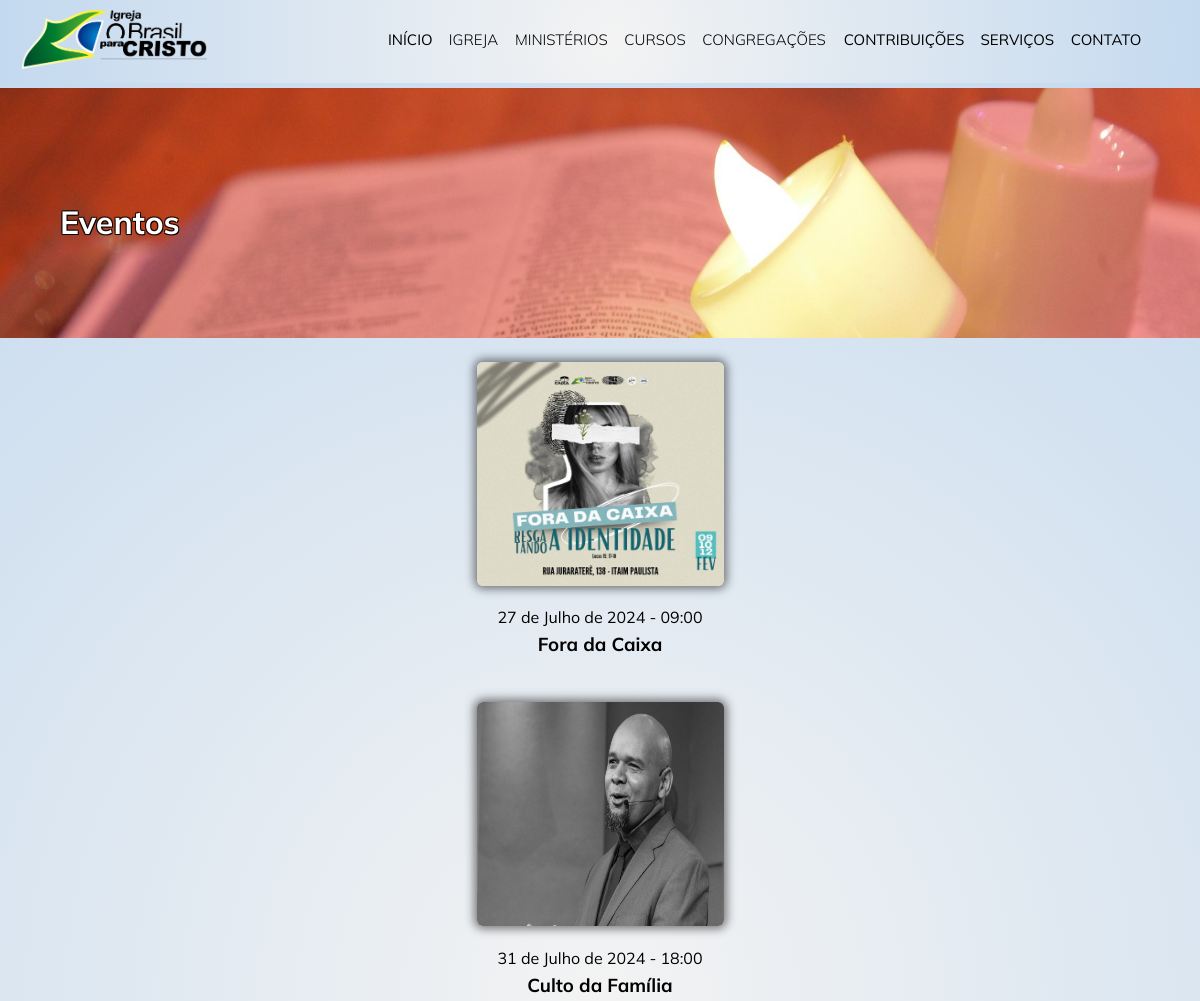
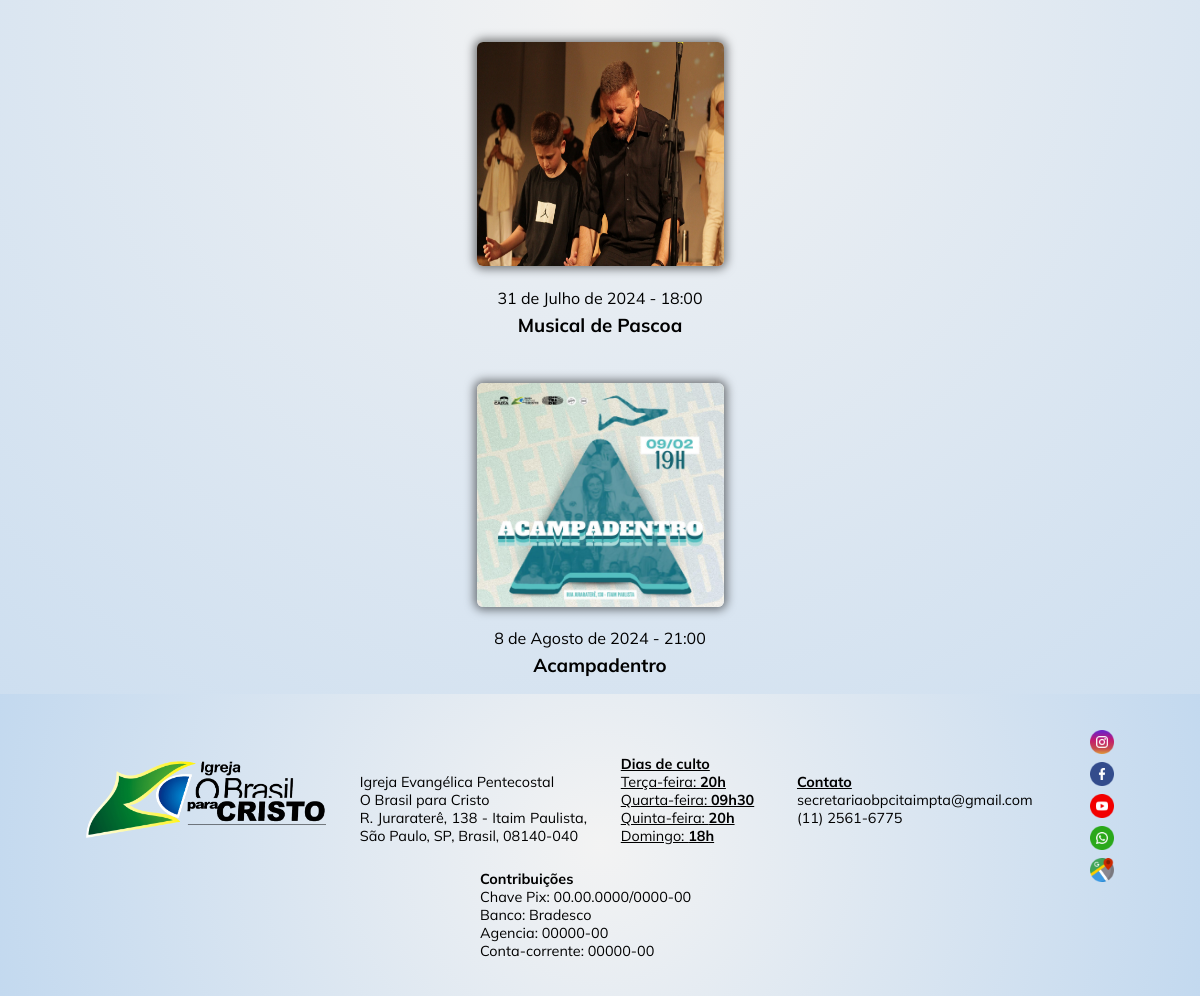
The page /eventos/ on the database its author committed (2 pictures, top to bottom).
### apps/site_obpc/models.py (models this page shows, shortened)
class Eventos(models.Model):
    nome_evento = models.CharField(max_length=100,null=False,blank=False)
    data_evento = models.DateField(null=True)
    hora_evento = models.TimeField(null=True)
    Endereco_evento = models.CharField(max_length=200,null=True,blank=True)
    descricao_evento = models.CharField(max_length=2000,null=True,blank=True)
    banner_evento = models.ImageField(upload_to='eventos/banners',help_text="Dimensão: 800 x 480 px")
    foto_card_evento = models.ImageField(upload_to='eventos/card_evento',help_text="Dimensão: 248 x 224 px")
    ministerio = models.ForeignKey(Ministerios, on_delete=models.SET_NULL, null=True, blank=True)

### apps/site_obpc/views.py (the view)
# urls.py: path('eventos/',EventosLista,name='eventos'),
def EventosLista(request):
    evento = Eventos.objects.filter(data_evento__gte=timezone.now()).order_by('data_evento')
    banner = Eventos.objects.order_by('-data_evento')[0]
    paginator = Paginator(evento,10)
    page = request.GET.get('page')
    try:
        eventos_pagina = paginator.page(page)
    except PageNotAnInteger:
        eventos_pagina = paginator.page(1)
    except EmptyPage:
        eventos_pagina = paginator.page(paginator.num_pages)
    return render(request,'site/eventos.html',{"banner":banner,"eventos_pagina":eventos_pagina})

### apps/site_obpc/context_processors.py (called while the page is built)
def MinisteriosContext(request):
    return{"ministerios":Ministerios.objects.all()}

def CongregacoesContext(request):
    return{"congregacoes":Congregacoes.objects.all()}

def CursosContext(request):
    return{"cursos_menu":Cursos.objects.order_by('nome_curso_abreviado')}

### templates/site/eventos.html (shortened to what this page needs)
{% extends 'shared/base.html' %}
{% load static %}
{% block content %}
<div class="cabecalho_qsomos">
    <img src="{% static 'assets/banner_eventos.jpg' %}" alt="banner">
    <h1>Eventos</h1>
</div>
<div class="div_cards_eventos_eventos">
    {% for card in eventos_pagina  %}
    <div class="card_evento_eventos">
        <a href="{% url 'evento_detalhe' card.id %}">
            <img src="{{card.foto_card_evento.url}}" class="foto_agenda_eventos" alt="fora-da-caixa">
        </a>
        <div class="card_alinhamento">
            <p class="data_evento">{{card.data_evento}} - {{card.hora_evento}}</p>
            <a href="{% url 'evento_detalhe' card.id %}">
                <H3>{{card.nome_evento}}</H3>
            </a>
        </div>
    </div>
    {% endfor %}
</div>
{% endblock %}

### setup/static/styles/styles.css (style rules this page uses)
* { margin: 0; padding: 0; }
:root { --cabecalho_back_collor: #ffffff; --body_collor: #ffffff; --font: 'Mulish', sans-serif; --cor_hover: #4942E4; --font_collor: #000000; --footer_collor: #637A9F; --titulos: 'Mulish', sans-serif; }
body { background: radial-gradient(circle,#f3f3f3,#c3d9ef); color: var(--body_collor); width: 100%; margin: 0%; }
.card_alinhamento { text-align: center; margin: 5%; row-gap: 10%; font-family: var(--font); font-weight: 400; color: #2f2f2f; }
.div_cards_eventos_eventos { padding-inline: 25rem; display: flex; gap: 30px; height: 100%; flex-wrap: wrap; justify-content: center; }
.card_evento_eventos { width: 247px; height: 100%; justify-content: center; display: block; padding-block-end: 1%; }
.card_evento_eventos a { text-decoration: none; color: var(--font_collor); }
.card_evento_eventos h3 { text-align: center; }
.foto_agenda_eventos { width: 100%; height: 14rem; border-radius: 6px; box-shadow: 0 0 10px 3px #00000080; }
.data_evento { font-family: var(--font); padding-block: 5px; text-align: center; }
.cabecalho_qsomos img { width: 100%; height: 250px; padding-block-end: 20px; }
.cabecalho_qsomos h1 { position: absolute; margin-top: -10rem; margin-left: 5%; font-family: var(--font); text-shadow: 1px 1px 0 rgb(0, 0, 0), -1px -1px 0 rgba(0, 0, 0, 0.756), 1px -1px 0 rgba(0, 0, 0, 0.756), -1px 1px 0 rgba(0, 0, 0, 0.756); }
.div_mais_devocionais h3,p,h5,a { font-family: var(--font); color: var(--font_collor); text-align: justify; text-decoration: none; }
.div_mais_eventos h3,p,h5 { font-family: var(--font); color: var(--font_collor); text-align: justify; }
.card_servicos h2,h3 { color: var(--font_collor); font-family: var(--font); justify-content: center; text-align: center; }

### rows shown on the page
Eventos: foto_card_evento (picture), data_evento "27 de Julho de 2024", hora_evento "09:00", nome_evento "Fora da Caixa"
Eventos: foto_card_evento (picture), data_evento "31 de Julho de 2024", hora_evento "18:00", nome_evento "Culto da Família"
Eventos: foto_card_evento (picture), data_evento "31 de Julho de 2024", hora_evento "18:00", nome_evento "Musical de Pascoa"
Eventos: foto_card_evento (picture), data_evento "8 de Agosto de 2024", hora_evento "21:00", nome_evento "Acampadentro"
